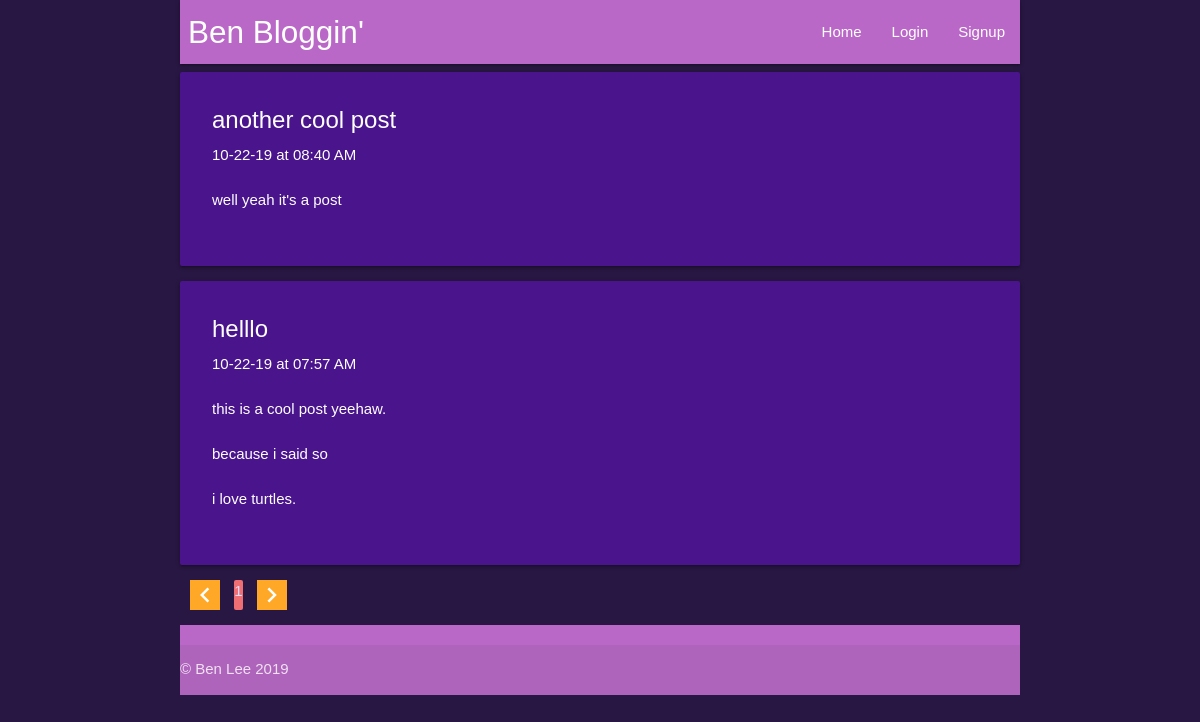
Page /ben/posts/ on the earlier database version.
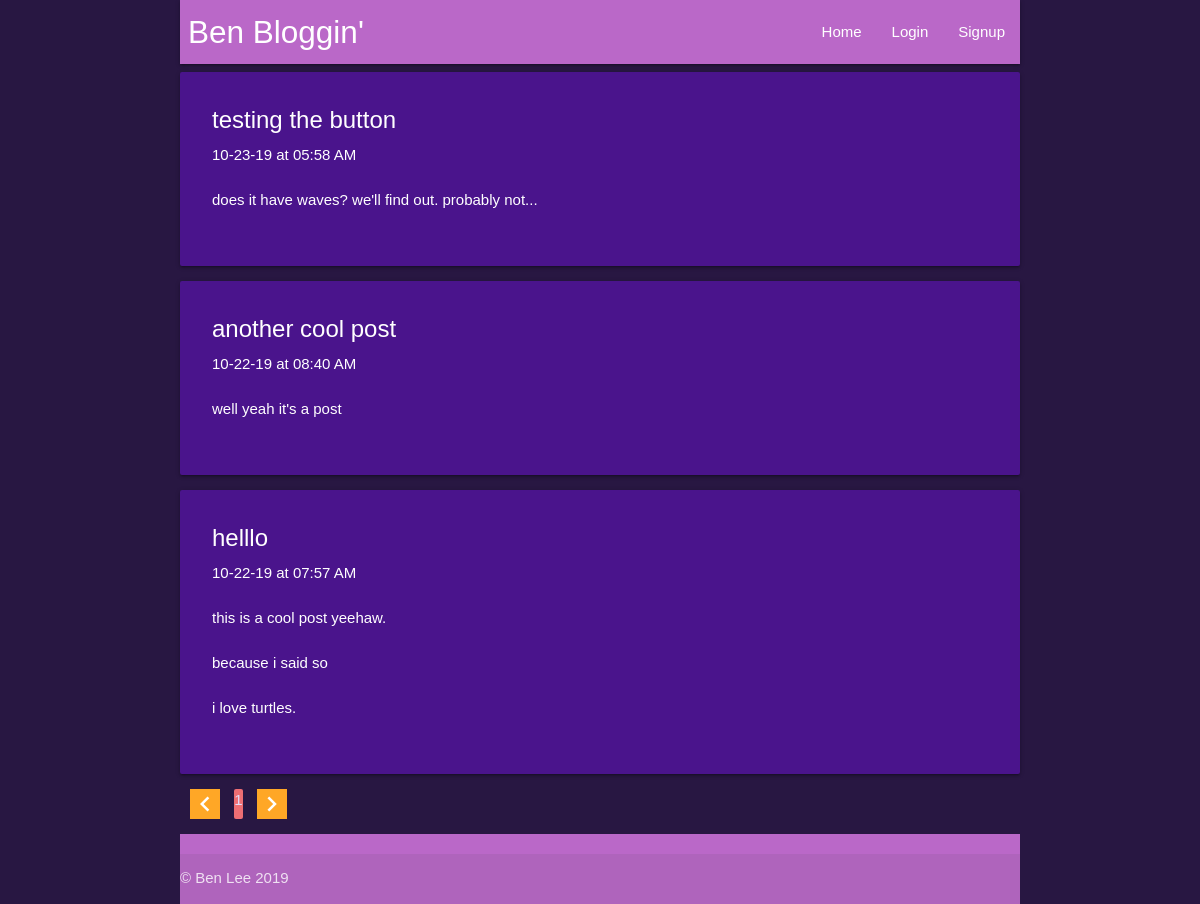
Same page on the later database version.
### posts/models.py (models this page shows)
class Post(models.Model):
        title = models.CharField(max_length=100)
        pub_date = models.DateTimeField('date published', auto_now_add=True)
        body = models.TextField()
        user = models.ForeignKey(User, on_delete=models.CASCADE, null=True)
        def utc_to_local(self, utc_datetime):
	        return utc_datetime.astimezone(tz=None)
        def __str__(self):
	        date = self.utc_to_local(self.pub_date).strftime('%m-%d-%y')
	        time = self.utc_to_local(self.pub_date).strftime('%I:%M %p')
	        return '%s at %s \n\n %s \n\n' % (date, time, self.body)

### posts/views.py (the view)
# urls.py: path('', views.index, name="index"),
def index(request, username):
    try:
    	User.objects.get(username=username)
    except:
        context = {'username': None}
        return render(request, 'posts/index.html', context)
    user = User.objects.get(username=username)
    posts = Post.objects.filter(user=user).order_by('-pub_date')
    paginator = Paginator(posts, 8)
    page = request.GET.get('page')
    try:
        posts = paginator.page(page);
    except PageNotAnInteger:
        posts = paginator.page(1);
    except EmptyPage:
        posts = paginator.page(paginator.num_pages)
    try:
        lastMinusCurrent = paginator.num_pages - posts.number
    except EmptyPage:
        lastMinusCurrent = 1
    try:
        previousPreviousPage = paginator.page(posts.number - 2)
    except EmptyPage:
        previousPreviousPage = 1
    try:
        nextNextPage = paginator.page(posts.number + 2)
    except EmptyPage:
        nextNextPage = 1
    context = {
        'username': user,
        'posts': posts,
        'last_minus_current': lastMinusCurrent,
        'previous_previous_page': previousPreviousPage,
        'next_next_page': nextNextPage
    }
    return render(request, 'posts/index.html', context)

### posts/templates/posts/index.html (shortened to what this page needs)
{% extends 'Blog/base.html' %}
{% load likes_features %}
{% block content %}
{% if username == None %}
	<h1>"Whoa dude, this user doesn't exist!"</h1>
{% else %}
	{% for post in posts %}
	<div class="post card purple darken-4">
		<div class="card-content white-text">
			<div class="card-title">
				<a href={% url 'posts:display-post' username=username post_number=post.id %}>{{ post.title|linebreaksbr }}</a> <br>
			</div>
			{{ post|linebreaksbr }}
		</div>
	</div>
	{% endfor %}
			<ul class='pagination'>
				<li class="waves-effect">
					<a href="?page=1">
						<i class="material-icons orange white-text lighten-1">chevron_left</i>
					</a>
				</li>
				<li class='current active waves-effect'>
					{{ posts.number }}
				</li>
				<li class="waves-effect">
					<a href="?page={{ posts.paginator.num_pages }}">
						<i class="material-icons orange white-text lighten-1">chevron_right</i>
					</a>
				</li>
			</ul>
{% endif %}
{% endblock content %}

Differences in the rows shown:
added Post: title "testing the button", pub_date+body "10-23-19 at 05:58 AM does it have waves? we'll find out. probably not..."
